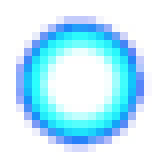
#> input picture bullet/20x20.png, 20 x 20 px (shown 8 times larger); its folder holds only this picture in this run
$ python remove_back.py
#> lines starting #> are read from the running program, lines starting #| are printed output that depends on the picture
import os
from PIL import Image

# Màu nền cần xóa (R, G, B) - bạn có thể đổi sang màu khác
target_color = (255, 255, 255)  # trắng
tolerance = 30  # Độ lệch màu cho phép

input_folder = 'bullet'
output_folder = 'output_images_color'

os.makedirs(output_folder, exist_ok=True)

def is_similar_color(c1, c2, tolerance):
    return all(abs(a - b) <= tolerance for a, b in zip(c1, c2))

for filename in os.listdir(input_folder):
    if filename.lower().endswith(('.png', '.jpg', '.jpeg', '.webp')):
        input_path = os.path.join(input_folder, filename)
        output_path = os.path.join(output_folder, os.path.splitext(filename)[0] + '.png')

        img = Image.open(input_path).convert("RGBA")
        datas = img.getdata()

        new_data = []
        for item in datas:
            r, g, b, a = item
            if is_similar_color((r, g, b), target_color, tolerance):
                new_data.append((r, g, b, 0))  # alpha = 0 => trong suốt
            else:
                new_data.append(item)
#> this loop made 400 passes
#> (item, r, g, b) on passes 1 to 3: ((255, 255, 255, 255), 255, 255, 255), ((255, 255, 255, 255), 255, 255, 255), ((255, 255, 255, 255), 255, 255, 255)
#> after the loop, new_data = 400 items, first 6: (255, 255, 255, 0), (255, 255, 255, 0), (255, 255, 255, 0), (255, 255, 255, 0), (255, 255, 255, 0), (255, 255, 255, 0)

        img.putdata(new_data)
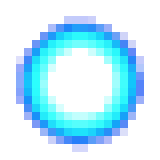
#> img: PIL image 20x20 RGBA (shown 8 times larger); mean R, G, B, A 190, 235.9, 252.8, 100.1; transparent parts drawn white
        img.save(output_path)
        print(f"✅ Đã xử lý: {filename}")

print("🎉 Hoàn tất việc xóa màu nền chỉ định!")
